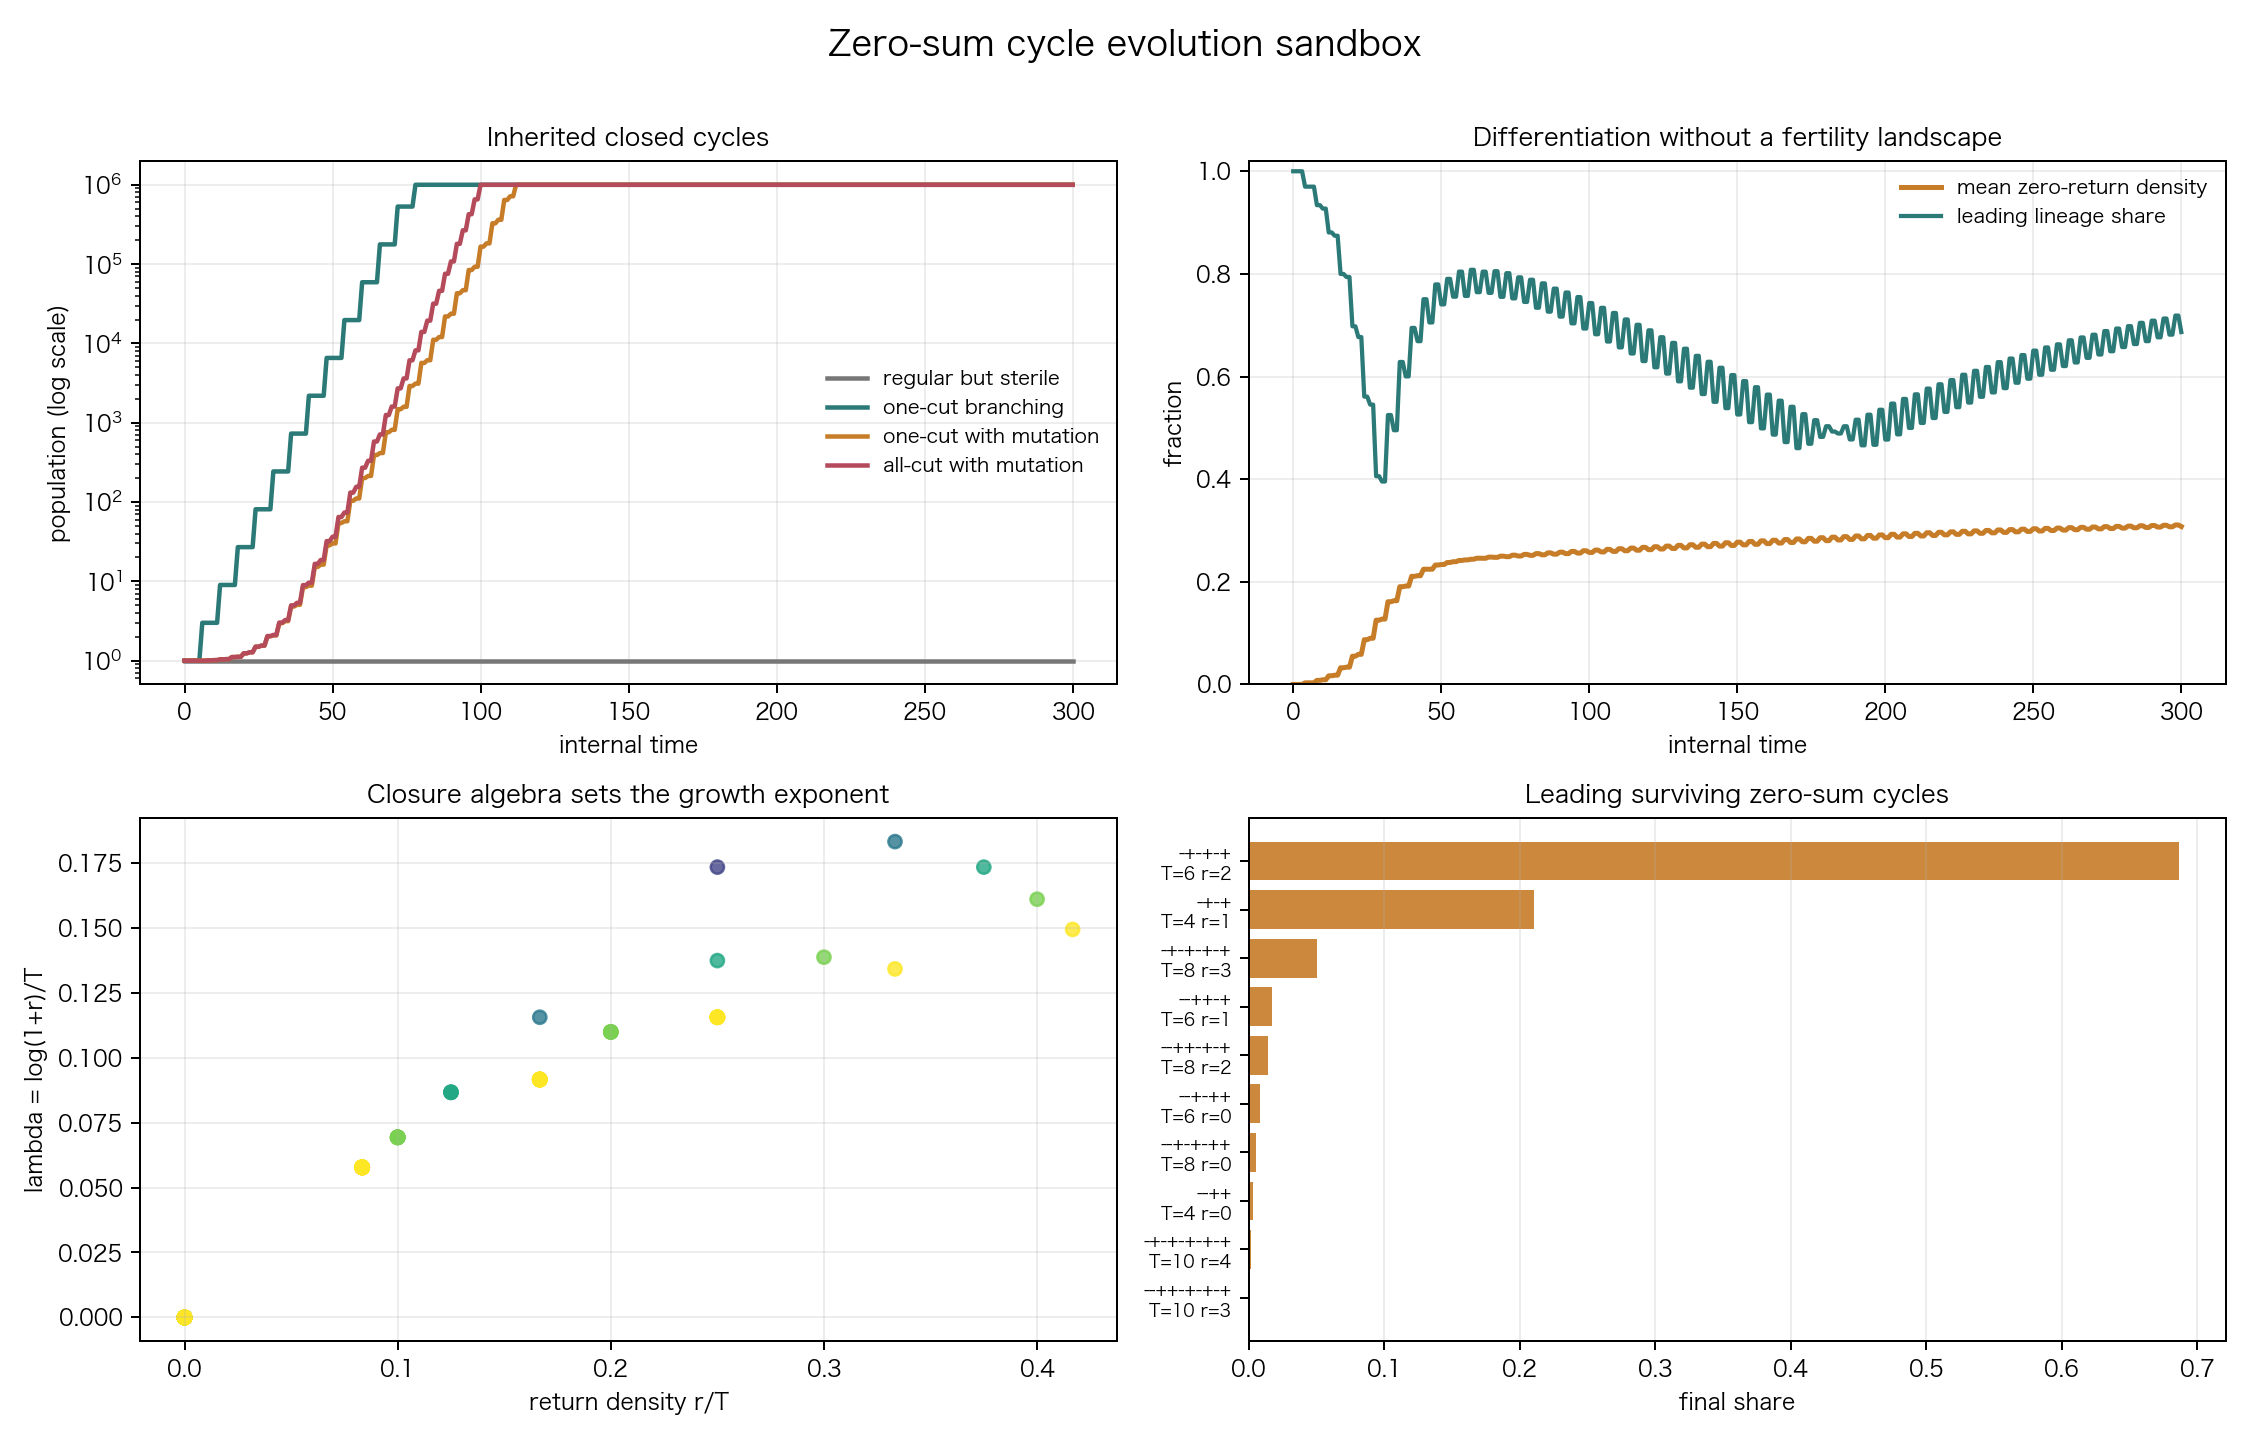

Generate this figure with Python:
#!/usr/bin/env python3
# -*- coding: utf-8 -*-
"""
Zero-sum cycle sandbox
======================

This is an exploratory model. It does not use any D* derivation.

The model keeps one microscopic rule exact:

    sum(charges) = 0.

A closed fluctuation is represented by a cyclic word of +1 and -1 steps.
Open words have no lineage. A closed word returns to zero. Every internal
return to zero is a possible split point.

Three closure algebras are compared:

    sterile       M = 1
    single_cut    M = 1 + r
    all_cuts      M = 2**r

Here r is the number of internal returns to zero and M is the number of
inherited closure programs produced after one period. No free fertility
parameter is introduced. The lineage exponent is

    lambda = log(M) / T.

Important limitation:

M counts abstract branch programs or descriptions. Treating each program as
a full new loop assumes an additional reproduction or copy operation. That
operation is not derived from the zero-sum condition. The later audit script
zero_sum_reproduction_audit.py separates branch count, child-object count,
and actual population growth.

Mutation is an optional deterministic kernel. It only uses charge-preserving
operations:

    swap adjacent +- or -+
    insert an adjacent +- or -+ pair
    delete an adjacent +- or -+ pair

The last two operations change the cycle length. Thus mutation can explore
the space of zero-sum cycles rather than a pre-labelled fitness landscape.

Run:
    python3 simulations/zero_sum_cycle_evolution.py
"""
from __future__ import annotations

import json
import math
import os
import tempfile
from dataclasses import dataclass
from itertools import combinations
from pathlib import Path

os.environ.setdefault(
    "MPLCONFIGDIR",
    os.path.join(tempfile.gettempdir(), "mpl-zero-sum"),
)

import matplotlib

matplotlib.use("Agg")
import matplotlib.pyplot as plt
import numpy as np


ROOT = Path(__file__).resolve().parents[1]
OUT_JSON = ROOT / "simulations" / "zero_sum_cycle_evolution_results.json"
OUT_PNG = ROOT / "simulations" / "zero_sum_cycle_evolution.png"

MAX_PERIOD = 12
MIN_PERIOD = 4
MUTATION_PROBABILITY = 0.03
STEPS = 300
POPULATION_SCALE_LIMIT = 1.0e6


def word_from_string(text: str) -> tuple[int, ...]:
    values = tuple(1 if char == "+" else -1 for char in text)
    if sum(values) != 0:
        raise ValueError(f"word is not zero-sum: {text}")
    return values


def canonical_cycle(word: tuple[int, ...]) -> tuple[int, ...]:
    rotations = [word[index:] + word[:index] for index in range(len(word))]
    return min(rotations)


def internal_return_count(word: tuple[int, ...]) -> int:
    total = 0
    returns = 0
    for value in word[:-1]:
        total += value
        if total == 0:
            returns += 1
    return returns


def closure_multiplicity(rule: str, returns: int) -> int:
    if rule == "sterile":
        return 1
    if rule == "single_cut":
        return 1 + returns
    if rule == "all_cuts":
        return 2**returns
    raise ValueError(f"unknown closure rule: {rule}")


def build_modes() -> tuple[tuple[int, ...], ...]:
    modes = set()
    for period in range(2, MAX_PERIOD + 1, 2):
        positive = period // 2
        for positions in combinations(range(period), positive):
            positive_positions = set(positions)
            word = tuple(
                1 if index in positive_positions else -1
                for index in range(period)
            )
            modes.add(canonical_cycle(word))
    return tuple(sorted(modes, key=lambda item: (len(item), item)))


def raw_zero_sum_neighbors(word: tuple[int, ...]) -> set[tuple[int, ...]]:
    neighbors: set[tuple[int, ...]] = set()
    period = len(word)

    # A local swap does not change the number of + and - steps.
    for index in range(period):
        next_index = (index + 1) % period
        if word[index] == word[next_index]:
            continue
        changed = list(word)
        changed[index], changed[next_index] = changed[next_index], changed[index]
        neighbors.add(tuple(changed))

    # Delete one adjacent compensating pair.
    if period - 2 >= MIN_PERIOD:
        for index in range(period):
            next_index = (index + 1) % period
            if word[index] == word[next_index]:
                continue
            if index == period - 1:
                reduced = word[1:-1]
            else:
                reduced = word[:index] + word[index + 2 :]
            if len(reduced) >= MIN_PERIOD and sum(reduced) == 0:
                neighbors.add(reduced)

    # Insert one adjacent compensating pair.
    if period + 2 <= MAX_PERIOD:
        for index in range(period + 1):
            for pair in ((1, -1), (-1, 1)):
                expanded = word[:index] + pair + word[index:]
                neighbors.add(expanded)

    return neighbors


def mutation_kernel(
    modes: tuple[tuple[int, ...], ...],
) -> dict[int, tuple[int, ...]]:
    mode_index = {word: index for index, word in enumerate(modes)}
    kernel: dict[int, tuple[int, ...]] = {}
    for index, word in enumerate(modes):
        targets = set()
        for neighbor in raw_zero_sum_neighbors(word):
            canonical = canonical_cycle(neighbor)
            target = mode_index.get(canonical)
            if target is not None and target != index:
                targets.add(target)
        kernel[index] = tuple(sorted(targets))
    return kernel


@dataclass(frozen=True)
class Scenario:
    name: str
    rule: str
    mutation: float
    seed_word: str
    label: str


SCENARIOS = (
    Scenario(
        name="sterile_regular",
        rule="sterile",
        mutation=0.0,
        seed_word="+-+-+-",
        label="regular but sterile",
    ),
    Scenario(
        name="one_cut_clone",
        rule="single_cut",
        mutation=0.0,
        seed_word="+-+-+-",
        label="one-cut branching",
    ),
    Scenario(
        name="one_cut_evolution",
        rule="single_cut",
        mutation=MUTATION_PROBABILITY,
        seed_word="++--",
        label="one-cut with mutation",
    ),
    Scenario(
        name="all_cuts_evolution",
        rule="all_cuts",
        mutation=MUTATION_PROBABILITY,
        seed_word="++--",
        label="all-cut with mutation",
    ),
)


def mode_table(
    modes: tuple[tuple[int, ...], ...],
    rule: str,
) -> dict[int, dict[str, float]]:
    table = {}
    for index, word in enumerate(modes):
        returns = internal_return_count(word)
        multiplicity = closure_multiplicity(rule, returns)
        period = len(word)
        table[index] = {
            "period": period,
            "returns": returns,
            "return_density": returns / period if period else 0.0,
            "multiplicity": multiplicity,
            "lambda": math.log(multiplicity) / period if multiplicity > 1 else 0.0,
        }
    return table


def shannon(counts: np.ndarray) -> float:
    total = float(np.sum(counts))
    if total <= 0.0:
        return 0.0
    positive = counts[counts > 0.0] / total
    value = float(-np.sum(positive * np.log(positive)))
    return 0.0 if abs(value) < 1.0e-15 else value


def simulate(
    scenario: Scenario,
    modes: tuple[tuple[int, ...], ...],
    kernel: dict[int, tuple[int, ...]],
) -> dict[str, object]:
    table = mode_table(modes, scenario.rule)
    mode_index = {word: index for index, word in enumerate(modes)}
    seed = canonical_cycle(word_from_string(scenario.seed_word))
    if seed not in mode_index:
        raise ValueError(f"seed is not a represented mode: {scenario.seed_word}")

    cohorts: dict[int, np.ndarray] = {}
    for index, word in enumerate(modes):
        period = len(word)
        cohorts[index] = np.zeros(period, dtype=float)
    cohorts[mode_index[seed]][0] = 1.0

    snapshots = []
    rescale_steps = 0

    for step in range(STEPS + 1):
        population = np.array(
            [float(np.sum(cohorts[index])) for index in range(len(modes))],
            dtype=float,
        )
        total = float(np.sum(population))
        if total > 0.0:
            shares = population / total
            top_index = int(np.argmax(population))
            top_word = modes[top_index]
            lineage_count = int(np.count_nonzero(population > 1.0e-12 * total))
            mean_period = float(
                sum(shares[index] * table[index]["period"] for index in range(len(modes)))
            )
            mean_returns = float(
                sum(shares[index] * table[index]["returns"] for index in range(len(modes)))
            )
            mean_return_density = float(
                sum(
                    shares[index] * table[index]["return_density"]
                    for index in range(len(modes))
                )
            )
            mean_lambda = float(
                sum(shares[index] * table[index]["lambda"] for index in range(len(modes)))
            )
            top_fraction = float(population[top_index] / total)
            top_lambda = float(table[top_index]["lambda"])
        else:
            top_index = -1
            top_word = ()
            lineage_count = 0
            mean_period = 0.0
            mean_returns = 0.0
            mean_return_density = 0.0
            mean_lambda = 0.0
            top_fraction = 0.0
            top_lambda = 0.0

        snapshots.append(
            {
                "time": step,
                "population": total,
                "lineages": lineage_count,
                "diversity": shannon(population),
                "mean_period": mean_period,
                "mean_returns": mean_returns,
                "mean_return_density": mean_return_density,
                "mean_lambda": mean_lambda,
                "top_word": "".join("+" if value == 1 else "-" for value in top_word),
                "top_fraction": top_fraction,
                "top_lambda": top_lambda,
            }
        )

        if step == STEPS:
            break

        next_cohorts: dict[int, np.ndarray] = {}
        for index, word in enumerate(modes):
            next_cohorts[index] = np.zeros(len(word), dtype=float)

        for index, word in enumerate(modes):
            current = cohorts[index]
            period = len(word)
            if period > 1:
                next_cohorts[index][1:] += current[:-1]

            finishers = float(current[-1])
            if finishers <= 0.0:
                continue

            multiplicity = float(table[index]["multiplicity"])
            offspring = finishers * multiplicity
            targets = kernel[index]
            if scenario.mutation <= 0.0 or not targets:
                next_cohorts[index][0] += offspring
            else:
                faithful = offspring * (1.0 - scenario.mutation)
                mutated = offspring * scenario.mutation / len(targets)
                next_cohorts[index][0] += faithful
                for target in targets:
                    next_cohorts[target][0] += mutated

        cohorts = next_cohorts

        total = float(sum(float(np.sum(cohort)) for cohort in cohorts.values()))
        if total > POPULATION_SCALE_LIMIT:
            scale = POPULATION_SCALE_LIMIT / total
            for index in cohorts:
                cohorts[index] *= scale
            rescale_steps += 1

    final_population = np.array(
        [float(np.sum(cohorts[index])) for index in range(len(modes))],
        dtype=float,
    )
    total = float(np.sum(final_population))
    top_entries = []
    if total > 0.0:
        order = np.argsort(final_population)[::-1]
        for index in order[:12]:
            if final_population[index] <= 1.0e-12 * total:
                continue
            word = modes[int(index)]
            top_entries.append(
                {
                    "word": "".join("+" if value == 1 else "-" for value in word),
                    "period": int(table[int(index)]["period"]),
                    "returns": int(table[int(index)]["returns"]),
                    "multiplicity": int(table[int(index)]["multiplicity"]),
                    "lambda": float(table[int(index)]["lambda"]),
                    "fraction": float(final_population[index] / total),
                }
            )

    return {
        "scenario": scenario.name,
        "label": scenario.label,
        "rule": scenario.rule,
        "mutation_probability": scenario.mutation,
        "seed_word": scenario.seed_word,
        "snapshots": snapshots,
        "rescale_steps": rescale_steps,
        "final_population": total,
        "final_lineages": int(np.count_nonzero(final_population > 0.0)),
        "final_diversity": shannon(final_population),
        "top_entries": top_entries,
    }


def summarize(runs: list[dict[str, object]]) -> dict[str, dict[str, object]]:
    summary = {}
    for run in runs:
        final_snapshot = run["snapshots"][-1]
        summary[run["scenario"]] = {
            "label": run["label"],
            "rule": run["rule"],
            "mutation_probability": run["mutation_probability"],
            "seed_word": run["seed_word"],
            "final_population": run["final_population"],
            "final_lineages": run["final_lineages"],
            "final_diversity": run["final_diversity"],
            "mean_return_density": final_snapshot["mean_return_density"],
            "mean_lambda": final_snapshot["mean_lambda"],
            "top_word": final_snapshot["top_word"],
            "top_fraction": final_snapshot["top_fraction"],
            "top_lambda": final_snapshot["top_lambda"],
            "rescale_steps": run["rescale_steps"],
        }
    return summary


def make_plot(
    runs: list[dict[str, object]],
    modes: tuple[tuple[int, ...], ...],
) -> None:
    plt.rcParams.update(
        {
            "font.size": 9,
            "axes.titlesize": 10,
            "axes.labelsize": 9,
            "legend.fontsize": 8,
            "axes.unicode_minus": False,
        }
    )
    fig, axes = plt.subplots(2, 2, figsize=(12.5, 8.0))
    colors = {
        "sterile_regular": "#777777",
        "one_cut_clone": "#2B7A78",
        "one_cut_evolution": "#C77C28",
        "all_cuts_evolution": "#B44A5A",
    }

    for run in runs:
        times = [snapshot["time"] for snapshot in run["snapshots"]]
        populations = [
            max(float(snapshot["population"]), 0.5)
            for snapshot in run["snapshots"]
        ]
        axes[0, 0].plot(
            times,
            populations,
            color=colors[run["scenario"]],
            linewidth=1.8,
            label=run["label"],
        )

    axes[0, 0].set_yscale("log")
    axes[0, 0].set_title("Inherited closed cycles")
    axes[0, 0].set_xlabel("internal time")
    axes[0, 0].set_ylabel("population (log scale)")
    axes[0, 0].grid(alpha=0.22)
    axes[0, 0].legend(frameon=False)

    evolution = next(
        run for run in runs if run["scenario"] == "one_cut_evolution"
    )
    times = [snapshot["time"] for snapshot in evolution["snapshots"]]
    axes[0, 1].plot(
        times,
        [snapshot["mean_return_density"] for snapshot in evolution["snapshots"]],
        color="#C77C28",
        linewidth=2.0,
        label="mean zero-return density",
    )
    axes[0, 1].plot(
        times,
        [snapshot["top_fraction"] for snapshot in evolution["snapshots"]],
        color="#2B7A78",
        linewidth=1.7,
        label="leading lineage share",
    )
    axes[0, 1].set_ylim(0.0, 1.02)
    axes[0, 1].set_title("Differentiation without a fertility landscape")
    axes[0, 1].set_xlabel("internal time")
    axes[0, 1].set_ylabel("fraction")
    axes[0, 1].grid(alpha=0.22)
    axes[0, 1].legend(frameon=False)

    rule = "single_cut"
    table = mode_table(modes, rule)
    periods = np.array([table[index]["period"] for index in range(len(modes))])
    returns = np.array([table[index]["returns"] for index in range(len(modes))])
    lambdas = np.array([table[index]["lambda"] for index in range(len(modes))])
    axes[1, 0].scatter(
        returns / periods,
        lambdas,
        c=periods,
        cmap="viridis",
        s=28,
        alpha=0.8,
    )
    axes[1, 0].set_title("Closure algebra sets the growth exponent")
    axes[1, 0].set_xlabel("return density r/T")
    axes[1, 0].set_ylabel("lambda = log(1+r)/T")
    axes[1, 0].grid(alpha=0.22)

    top = evolution["top_entries"][:10]
    labels = [
        f'{entry["word"]}\nT={entry["period"]} r={entry["returns"]}'
        for entry in top
    ]
    fractions = [entry["fraction"] for entry in top]
    y = np.arange(len(top))
    axes[1, 1].barh(y, fractions, color="#C77C28", alpha=0.9)
    axes[1, 1].set_yticks(y)
    axes[1, 1].set_yticklabels(labels, fontsize=7)
    axes[1, 1].invert_yaxis()
    axes[1, 1].set_xlabel("final share")
    axes[1, 1].set_title("Leading surviving zero-sum cycles")
    axes[1, 1].grid(axis="x", alpha=0.22)

    fig.suptitle("Zero-sum cycle evolution sandbox", fontsize=14)
    fig.tight_layout(rect=(0, 0, 1, 0.97))
    fig.savefig(OUT_PNG, dpi=180)
    plt.close(fig)


def main() -> None:
    modes = build_modes()
    kernel = mutation_kernel(modes)
    max_charge_error = max(abs(sum(word)) for word in modes)
    mutation_charge_error = 0
    for index, targets in kernel.items():
        source_charge = sum(modes[index])
        for target in targets:
            mutation_charge_error = max(
                mutation_charge_error,
                abs(source_charge - sum(modes[target])),
            )
    runs = [simulate(scenario, modes, kernel) for scenario in SCENARIOS]
    summary = summarize(runs)
    make_plot(runs, modes)

    payload = {
        "model": {
            "zero_constraint": "sum(charges)=0 for every cycle and every mutation",
            "period": "number of signed steps in one closed cycle",
            "internal_returns": "number of proper times the cycle returns to zero",
            "rules": {
                "sterile": "M=1",
                "single_cut": "M=1+r",
                "all_cuts": "M=2**r",
            },
            "lineage_rate": "lambda=log(M)/T",
            "mutation_kernel": "charge-preserving swaps, insertions, deletions",
            "mutation_probability": MUTATION_PROBABILITY,
            "steps": STEPS,
            "min_period": MIN_PERIOD,
            "max_period": MAX_PERIOD,
            "population_scale_limit": POPULATION_SCALE_LIMIT,
            "max_mode_charge_error": max_charge_error,
            "max_mutation_charge_error": mutation_charge_error,
            "note": (
                "Population rescaling is numerical only. The closure algebra "
                "and the initial seed are explicit inputs, not derived claims. "
                "M is a branch-program multiplicity; interpreting it as a "
                "physical copy number assumes an extra reproduction rule."
            ),
        },
        "summary": summary,
        "runs": runs,
    }
    OUT_JSON.write_text(
        json.dumps(payload, ensure_ascii=False, indent=2),
        encoding="utf-8",
    )

    print(json.dumps(summary, ensure_ascii=False, indent=2))
    print(f"\nplot: {OUT_PNG}")
    print(f"json: {OUT_JSON}")


if __name__ == "__main__":
    main()
